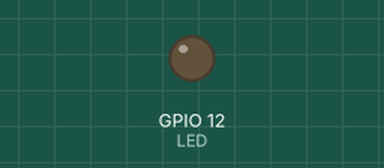
Bench run of a sketch on a simulated ESP32. Shown: output pins drawn as LEDs (lit = HIGH).

Above: at 0.05 s.
At 1.05 s:
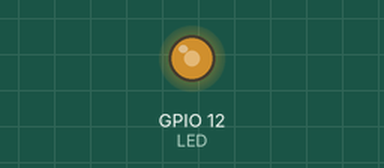
At 1.55 s:
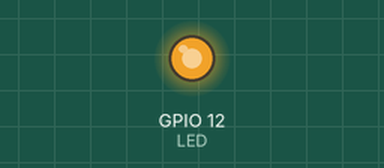
At 3.1 s:
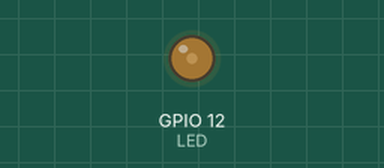
Timing chart, 0 to 7.8 s (numbered marks = the images above):
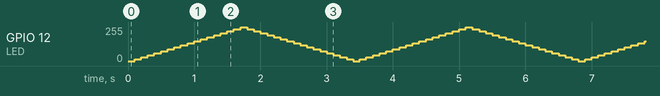

The sketch:

Oppgave_4a.ino
```cpp
const int LED = 12;
const int channelLED = 0;
int brightness = 0; // Variabel for lysverdien
int count = 15; // Hvor mye lysverdien endres hvert steg
int increase = true;

void setup() {
  pinMode(LED, OUTPUT);
  ledcSetup(channelLED, 1000, 8);
  ledcAttachPin(LED, channelLED);
}

void pulserendeLED() {
  // Øker lysverdien jevnt opp til maksverdi
  while (increase == true){
    ledcWrite(channelLED, brightness);
    brightness = brightness + count;
    if (brightness == 255){ // Ved maks lysverdi
      increase = false;
    }
    delay(100);
  }
  // Senker lysverdien jevnt ned til minimalverdi
  while (increase == false){
    ledcWrite(channelLED, brightness);
    brightness = brightness - count;
    if (brightness == 0){ // Ved minimal lysverdi
      increase = true;
    }
    delay(100);
  }
}

void loop(){
  pulserendeLED();
}
```
